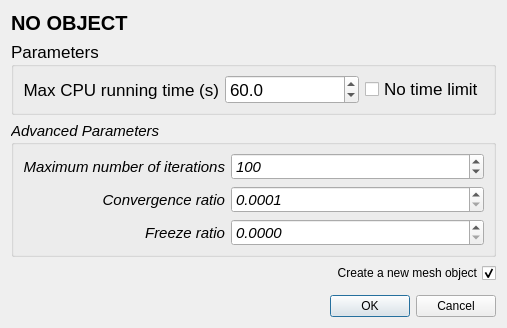
<?xml version="1.0" encoding="UTF-8"?>
<ui version="4.0">
 <class>Smoother_dialog</class>
 <widget class="QDialog" name="Smoother_dialog">
  <property name="geometry">
   <rect>
    <x>0</x>
    <y>0</y>
    <width>507</width>
    <height>328</height>
   </rect>
  </property>
  <property name="sizePolicy">
   <sizepolicy hsizetype="Preferred" vsizetype="Preferred">
    <horstretch>0</horstretch>
    <verstretch>0</verstretch>
   </sizepolicy>
  </property>
  <property name="minimumSize">
   <size>
    <width>0</width>
    <height>0</height>
   </size>
  </property>
  <property name="windowTitle">
   <string>Global smoother parameters</string>
  </property>
  <layout class="QVBoxLayout" name="verticalLayout" stretch="0,0,0,0,0,0">
   <item>
    <widget class="QLabel" name="objectName">
     <property name="font">
      <font>
       <pointsize>15</pointsize>
       <weight>75</weight>
       <bold>true</bold>
      </font>
     </property>
     <property name="text">
      <string>NO OBJECT</string>
     </property>
    </widget>
   </item>
   <item>
    <widget class="QGroupBox" name="groupBox">
     <property name="font">
      <font>
       <pointsize>13</pointsize>
      </font>
     </property>
     <property name="title">
      <string>Parameters</string>
     </property>
     <layout class="QGridLayout" name="gridLayout_2" rowstretch="0,0" columnstretch="0,1,0">
      <property name="topMargin">
       <number>8</number>
      </property>
      <property name="bottomMargin">
       <number>8</number>
      </property>
      <property name="horizontalSpacing">
       <number>6</number>
      </property>
      <item row="1" column="0">
       <widget class="QLabel" name="timeLabel">
        <property name="text">
         <string>Max CPU running time (s)</string>
        </property>
        <property name="alignment">
         <set>Qt::AlignRight|Qt::AlignTrailing|Qt::AlignVCenter</set>
        </property>
        <property name="buddy">
         <cstring>maxTime</cstring>
        </property>
       </widget>
      </item>
      <item row="1" column="2">
       <widget class="QCheckBox" name="noTimeLimit">
        <property name="layoutDirection">
         <enum>Qt::LeftToRight</enum>
        </property>
        <property name="text">
         <string>No time limit</string>
        </property>
       </widget>
      </item>
      <item row="1" column="1">
       <widget class="QDoubleSpinBox" name="maxTime">
        <property name="minimumSize">
         <size>
          <width>100</width>
          <height>0</height>
         </size>
        </property>
        <property name="decimals">
         <number>1</number>
        </property>
        <property name="maximum">
         <double>9999.000000000000000</double>
        </property>
        <property name="value">
         <double>60.000000000000000</double>
        </property>
       </widget>
      </item>
     </layout>
    </widget>
   </item>
   <item>
    <widget class="QGroupBox" name="groupBox_2">
     <property name="font">
      <font>
       <pointsize>11</pointsize>
       <italic>true</italic>
      </font>
     </property>
     <property name="title">
      <string>Advanced Parameters</string>
     </property>
     <property name="flat">
      <bool>false</bool>
     </property>
     <property name="checkable">
      <bool>false</bool>
     </property>
     <layout class="QGridLayout" name="gridLayout_3" columnstretch="0,1">
      <property name="topMargin">
       <number>8</number>
      </property>
      <property name="bottomMargin">
       <number>8</number>
      </property>
      <item row="0" column="0">
       <widget class="QLabel" name="iterationLabel">
        <property name="font">
         <font>
          <pointsize>11</pointsize>
          <italic>true</italic>
         </font>
        </property>
        <property name="text">
         <string>Maximum number of iterations</string>
        </property>
        <property name="alignment">
         <set>Qt::AlignRight|Qt::AlignTrailing|Qt::AlignVCenter</set>
        </property>
        <property name="buddy">
         <cstring>maxIterationNb</cstring>
        </property>
       </widget>
      </item>
      <item row="0" column="1">
       <widget class="QDoubleSpinBox" name="maxIterationNb">
        <property name="decimals">
         <number>0</number>
        </property>
        <property name="maximum">
         <double>200.000000000000000</double>
        </property>
        <property name="value">
         <double>100.000000000000000</double>
        </property>
       </widget>
      </item>
      <item row="1" column="0">
       <widget class="QLabel" name="convergenceLabel">
        <property name="font">
         <font>
          <pointsize>11</pointsize>
          <italic>true</italic>
         </font>
        </property>
        <property name="text">
         <string>Convergence ratio</string>
        </property>
        <property name="alignment">
         <set>Qt::AlignRight|Qt::AlignTrailing|Qt::AlignVCenter</set>
        </property>
       </widget>
      </item>
      <item row="1" column="1">
       <widget class="QDoubleSpinBox" name="convergenceRatio">
        <property name="decimals">
         <number>4</number>
        </property>
        <property name="minimum">
         <double>0.000100000000000</double>
        </property>
        <property name="maximum">
         <double>1.000000000000000</double>
        </property>
        <property name="singleStep">
         <double>0.010000000000000</double>
        </property>
       </widget>
      </item>
      <item row="2" column="0">
       <widget class="QLabel" name="freezeLabel">
        <property name="font">
         <font>
          <pointsize>11</pointsize>
          <italic>true</italic>
         </font>
        </property>
        <property name="text">
         <string>Freeze ratio</string>
        </property>
        <property name="alignment">
         <set>Qt::AlignRight|Qt::AlignTrailing|Qt::AlignVCenter</set>
        </property>
        <property name="buddy">
         <cstring>freezeRatio</cstring>
        </property>
       </widget>
      </item>
      <item row="2" column="1">
       <widget class="QDoubleSpinBox" name="freezeRatio">
        <property name="decimals">
         <number>4</number>
        </property>
        <property name="minimum">
         <double>0.000000000000000</double>
        </property>
        <property name="maximum">
         <double>1.000000000000000</double>
        </property>
        <property name="singleStep">
         <double>0.001000000000000</double>
        </property>
        <property name="value">
         <double>0.000000000000000</double>
        </property>
       </widget>
      </item>
     </layout>
    </widget>
   </item>
   <item>
    <layout class="QHBoxLayout" name="horizontalLayout_2">
     <item>
      <widget class="QCheckBox" name="createNewItem">
       <property name="layoutDirection">
        <enum>Qt::RightToLeft</enum>
       </property>
       <property name="text">
        <string>Create a new mesh object</string>
       </property>
       <property name="checked">
        <bool>true</bool>
       </property>
      </widget>
     </item>
    </layout>
   </item>
   <item>
    <spacer name="verticalSpacer_3">
     <property name="orientation">
      <enum>Qt::Vertical</enum>
     </property>
     <property name="sizeType">
      <enum>QSizePolicy::Expanding</enum>
     </property>
     <property name="sizeHint" stdset="0">
      <size>
       <width>20</width>
       <height>10</height>
      </size>
     </property>
    </spacer>
   </item>
   <item>
    <widget class="QDialogButtonBox" name="buttonBox">
     <property name="orientation">
      <enum>Qt::Horizontal</enum>
     </property>
     <property name="standardButtons">
      <set>QDialogButtonBox::Cancel|QDialogButtonBox::Ok</set>
     </property>
    </widget>
   </item>
  </layout>
 </widget>
 <resources/>
 <connections>
  <connection>
   <sender>buttonBox</sender>
   <signal>accepted()</signal>
   <receiver>Smoother_dialog</receiver>
   <slot>accept()</slot>
   <hints>
    <hint type="sourcelabel">
     <x>384</x>
     <y>191</y>
    </hint>
    <hint type="destinationlabel">
     <x>157</x>
     <y>195</y>
    </hint>
   </hints>
  </connection>
  <connection>
   <sender>buttonBox</sender>
   <signal>rejected()</signal>
   <receiver>Smoother_dialog</receiver>
   <slot>reject()</slot>
   <hints>
    <hint type="sourcelabel">
     <x>384</x>
     <y>191</y>
    </hint>
    <hint type="destinationlabel">
     <x>286</x>
     <y>195</y>
    </hint>
   </hints>
  </connection>
 </connections>
</ui>
